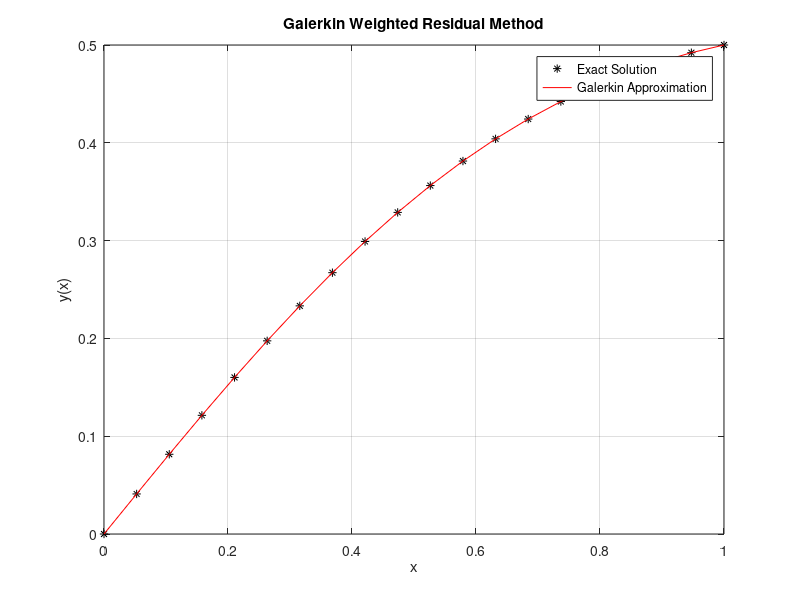

Write the MATLAB code that produced this figure.
% Use the Galerkin method to approximate the solution of the boundary
% value problem
%
% d^2y/dx^2 + y + 2*x*(1 - x) = 0,   0 < x < 1,
% y(0) = 0,  y(1) = 1/2
%
% and compare with the exact solution
% y(x) = 4*cos(x) - 2*x + 2*x^2 - ((8*cos(1) - 9)/(2*sin(1)))*sin(x) - 4

function galerkin
clc
clf
clear all
n = 6;
A = zeros(n,n);
B = zeros(n,1);
for i = 1:n
    B(i) = -5/(2*(i+2))+9/(2*(i+3))-2/(i+4);
    for j = 1:n
        A(i,j) = j*(j-1)/(i+j-1)-(2*j^2)/(i+j)+(j^2+j+1)/(i+j+1)-2/(i+j+2)+1/(i+j+3);
    end
end
C = A\B;
x = linspace(0,1,20);
yG = x/2;
for j = 1:n
    yG = yG + C(j).*x.^j.*(1-x);
end
yE = 4*cos(x)-2*x+2*x.^2 -((8*cos(1)-9)/(2*sin(1))).*sin(x)-4;
figure
plot(x,yE,'*k')
hold on
plot(x,yG,'-r')
xlabel('x')
ylabel('y(x)')
title('Galerkin Weighted Residual Method')
legend('Exact Solution','Galerkin Approximation')
grid on
fprintf(' x approximate exact absolute error \n')
for i=1:length(x)
    fprintf('%11.8f %11.8f %11.8f %11.8f\n', x(i), yG(i), yE(i), abs(yE(i)-yG(i)));
end
